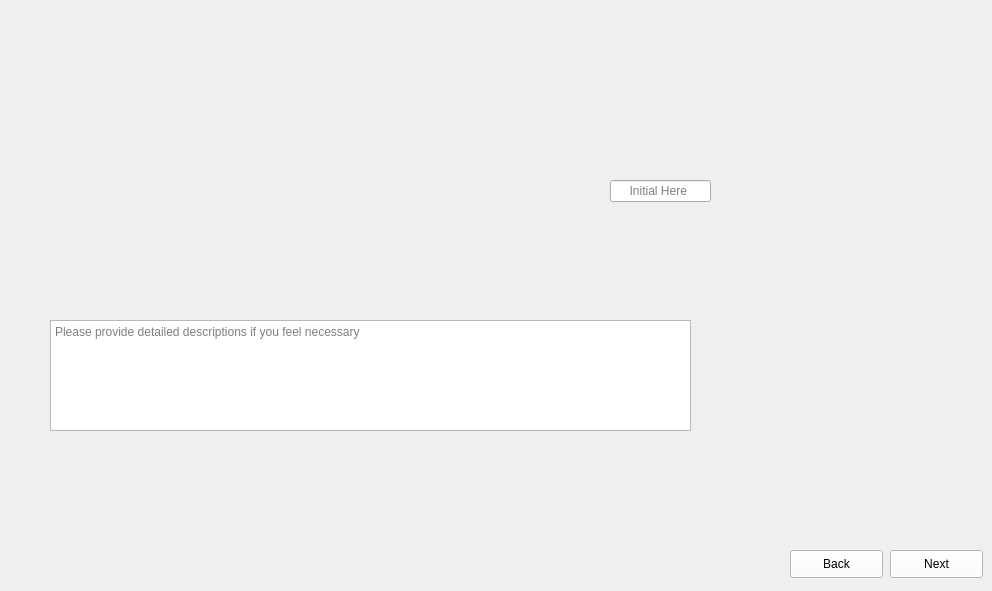
      <widget class="QWidget" name="Dice_Framing_Piezo_3">
       <property name="maximumSize">
        <size>
         <width>1024</width>
         <height>600</height>
        </size>
       </property>
       <property name="styleSheet">
        <string notr="true">border-image: url(:/images/images/Dice_Framing_Piezo_3.png);</string>
       </property>
       <widget class="QTextEdit" name="Dice_Framing_Piezo_3_Comments">
        <property name="geometry">
         <rect>
          <x>50</x>
          <y>320</y>
          <width>641</width>
          <height>111</height>
         </rect>
        </property>
        <property name="styleSheet">
         <string notr="true">border-image:None;</string>
        </property>
        <property name="placeholderText">
         <string>Please provide detailed descriptions if you feel necessary </string>
        </property>
       </widget>
       <widget class="QLineEdit" name="Dice_Framing_Piezo_3_Data">
        <property name="geometry">
         <rect>
          <x>610</x>
          <y>180</y>
          <width>101</width>
          <height>22</height>
         </rect>
        </property>
        <property name="styleSheet">
         <string notr="true">border-image:None;</string>
        </property>
        <property name="placeholderText">
         <string>     Initial Here</string>
        </property>
       </widget>
       <widget class="QPushButton" name="Dice_Framing_Piezo_3_Next">
        <property name="geometry">
         <rect>
          <x>890</x>
          <y>550</y>
          <width>93</width>
          <height>28</height>
         </rect>
        </property>
        <property name="styleSheet">
         <string notr="true">QPushButton{
background-color: rgb(255, 255, 255);
height: 35px;
border-image:None;
}
QPushButton::hover{
background-color: rgb(0, 0, 255);
}
QPushButton:pressed{
padding-top:7px;
padding-top:7px;
}</string>
        </property>
        <property name="text">
         <string>Next</string>
        </property>
       </widget>
       <widget class="QPushButton" name="Dice_Framing_Piezo_3_Back">
        <property name="geometry">
         <rect>
          <x>790</x>
          <y>550</y>
          <width>93</width>
          <height>28</height>
         </rect>
        </property>
        <property name="styleSheet">
         <string notr="true">QPushButton{
background-color: rgb(255, 255, 255);
height: 35px;
border-image:None;
}
QPushButton::hover{
background-color: rgb(0, 0, 255);
}
QPushButton:pressed{
padding-top:7px;
padding-top:7px;
}</string>
        </property>
        <property name="text">
         <string>Back</string>
        </property>
       </widget>
       <widget class="QLineEdit" name="Dice_Framing_Piezo_3_Initial">
        <property name="geometry">
         <rect>
          <x>210</x>
          <y>560</y>
          <width>81</width>
          <height>22</height>
         </rect>
        </property>
        <property name="styleSheet">
         <string notr="true">QLineEdit{
background-color: rgb(240, 240, 240);
border: none;
border-image:None;
}</string>
        </property>
       </widget>
       <widget class="QLineEdit" name="Dice_Framing_Piezo_3_Dates">
        <property name="geometry">
         <rect>
          <x>110</x>
          <y>560</y>
          <width>91</width>
          <height>22</height>
         </rect>
        </property>
        <property name="styleSheet">
         <string notr="true">QLineEdit{
background-color: rgb(240, 240, 240);
border: none;
border-image:None;
}</string>
        </property>
       </widget>
      </widget>
